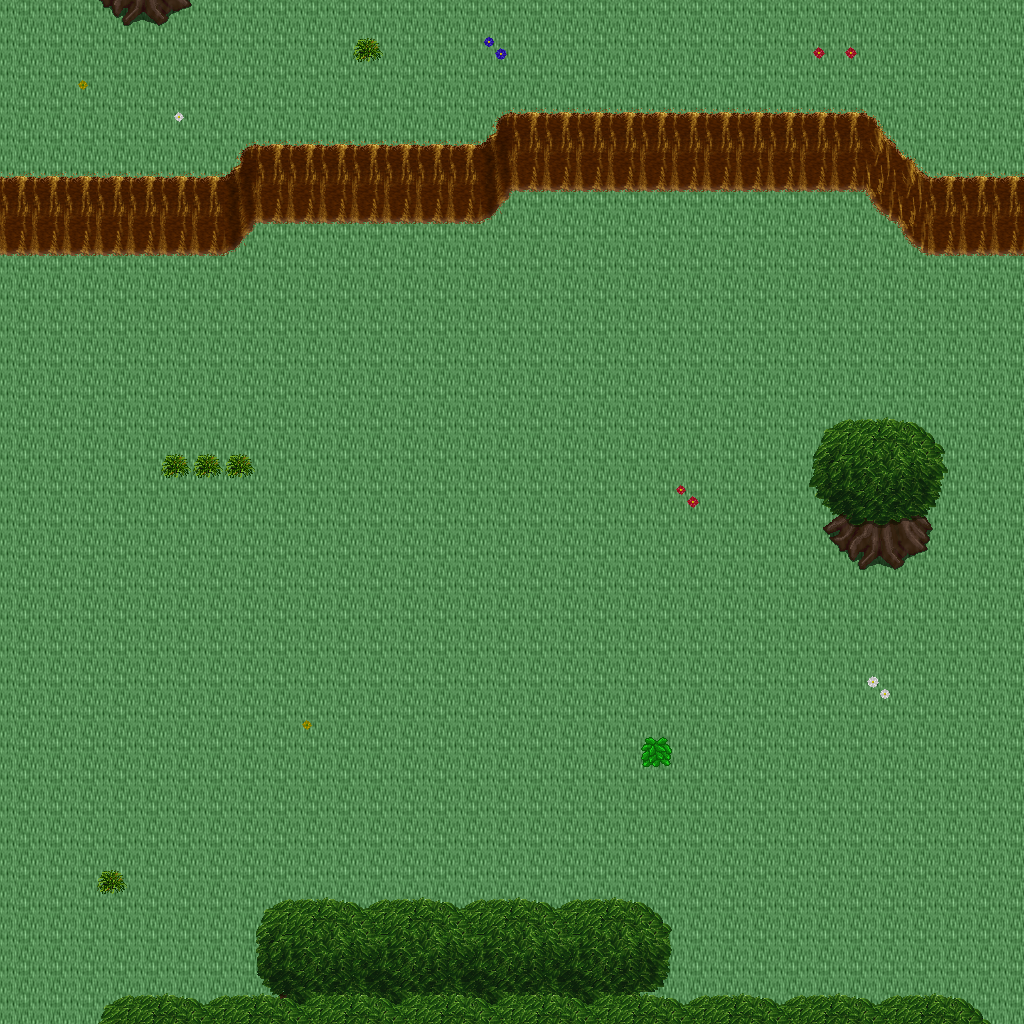

Below is a game level as drawn by its tile map, then a one-line description and the .tmx that defines it (tile-layer data replaced by summaries):
An orthogonal 32x32 tile map with 32x32 px tiles, 5 tile layers (Ground, Objects, Objects2, Above, ...), 1 hidden layer not drawn, 21 tilesets.

<map version="1.10" tiledversion="1.11.0" orientation="orthogonal" renderorder="right-down" width="32" height="32" tilewidth="32" tileheight="32" infinite="0" nextlayerid="11" nextobjectid="1">
 <tileset firstgid="1" name="ground_ground" tilewidth="32" tileheight="32" tilecount="33" columns="3">
  <image source="../drawable/ground_ground.png" width="96" height="352" />
 </tileset>
 <tileset firstgid="34" name="ground_water_pool" tilewidth="32" tileheight="32" tilecount="72" columns="3">
  <image source="../drawable/ground_water_pool.png" width="96" height="768" />
 </tileset>
 <tileset firstgid="106" name="ground_ridge_earth_dark" tilewidth="32" tileheight="32" tilecount="96" columns="12">
  <image source="../drawable/ground_ridge_earth_dark.png" width="384" height="256" />
 </tileset>
 <tileset firstgid="202" name="ground_grass_edges" tilewidth="32" tileheight="32" tilecount="36" columns="12">
  <image source="../drawable/ground_grass_edges.png" width="384" height="96" />
 </tileset>
 <tileset firstgid="238" name="ground_earth_edges" tilewidth="32" tileheight="32" tilecount="18" columns="6">
  <image source="../drawable/ground_earth_edges.png" width="192" height="96" />
 </tileset>
 <tileset firstgid="256" name="ground_grass_corners" tilewidth="32" tileheight="32" tilecount="24" columns="6">
  <image source="../drawable/ground_grass_corners.png" width="192" height="128" />
 </tileset>
 <tileset firstgid="280" name="plant_flower_daisy_blue" tilewidth="32" tileheight="32" tilecount="8" columns="2">
  <image source="../drawable/plant_flower_daisy_blue.png" width="64" height="128" />
 </tileset>
 <tileset firstgid="288" name="plant_flower_daisy_yellow" tilewidth="32" tileheight="32" tilecount="8" columns="2">
  <image source="../drawable/plant_flower_daisy_yellow.png" width="64" height="128" />
 </tileset>
 <tileset firstgid="296" name="plant_bush_bushes" tilewidth="32" tileheight="32" tilecount="10" columns="5">
  <image source="../drawable/plant_bush_bushes.png" width="160" height="64" />
 </tileset>
 <tileset firstgid="306" name="plant_flower_daisy_red" tilewidth="32" tileheight="32" tilecount="8" columns="2">
  <image source="../drawable/plant_flower_daisy_red.png" width="64" height="128" />
 </tileset>
 <tileset firstgid="314" name="plant_flower_daisy_white" tilewidth="32" tileheight="32" tilecount="8" columns="2">
  <image source="../drawable/plant_flower_daisy_white.png" width="64" height="128" />
 </tileset>
 <tileset firstgid="322" name="logic_collision" tilewidth="32" tileheight="32" tilecount="1" columns="1">
  <image source="../drawable/logic_collision.png" width="32" height="32" />
 </tileset>
 <tileset firstgid="323" name="plant_tree_tree_green" tilewidth="32" tileheight="32" tilecount="88" columns="8">
  <image source="../drawable/plant_tree_tree_green.png" width="256" height="352" />
 </tileset>
 <tileset firstgid="411" name="building_castle" tilewidth="32" tileheight="32" tilecount="320" columns="20">
  <image source="../drawable/building_castle.png" width="640" height="512" />
 </tileset>
 <tileset firstgid="731" name="object_tent" tilewidth="32" tileheight="32" tilecount="9" columns="3">
  <image source="../drawable/object_tent.png" width="96" height="96" />
 </tileset>
 <tileset firstgid="740" name="logic_item_sheepfood" tilewidth="32" tileheight="32" tilecount="1" columns="1">
  <image source="../drawable/logic_item_sheepfood.png" width="32" height="32" />
 </tileset>
 <tileset firstgid="741" name="logic_creature_fairy" tilewidth="32" tileheight="32" tilecount="4" columns="4">
  <image source="../drawable/logic_creature_fairy.png" width="128" height="32" />
 </tileset>
 <tileset firstgid="745" name="logic_item_resources" tilewidth="32" tileheight="32" tilecount="6" columns="6">
  <image source="../drawable/logic_item_resources.png" width="192" height="32" />
 </tileset>
 <tileset firstgid="751" name="logic_portal" tilewidth="32" tileheight="32" tilecount="24" columns="8">
  <image source="../drawable/logic_portal.png" width="256" height="96" />
 </tileset>
 <tileset firstgid="775" name="ground_green_paving" tilewidth="32" tileheight="32" tilecount="18" columns="3">
  <image source="../drawable/ground_green_paving.png" width="96" height="192" />
 </tileset>
 <tileset firstgid="793" name="logic_protection" tilewidth="32" tileheight="32" tilecount="2" columns="2">
  <image source="../drawable/logic_protection.png" width="64" height="32" />
 </tileset>
 <layer id="1" name="Ground" width="32" height="32">
  <data>[1024 cells, 1024 non-empty, 1 distinct tile ids]</data>
 </layer>
 <layer id="2" name="Objects" width="32" height="32">
  <data>[1024 cells, 124 non-empty, 27 distinct tile ids]</data>
 </layer>
 <layer id="3" name="Objects2" width="32" height="32">
  <data>[1024 cells, 0 non-empty, 0 distinct tile ids]</data>
 </layer>
 <layer id="4" name="Above" width="32" height="32">
  <data>[1024 cells, 85 non-empty, 36 distinct tile ids]</data>
 </layer>
 <layer id="5" name="Above2" width="32" height="32">
  <data>[1024 cells, 0 non-empty, 0 distinct tile ids]</data>
 </layer>
 <layer id="6" name="Walkable" width="32" height="32" visible="0">
  <data>[1024 cells, 125 non-empty, 1 distinct tile ids]</data>
 </layer>
 <objectgroup id="7" name="Mapevents" />
 <objectgroup id="8" name="Spawn" />
 <objectgroup id="9" name="Keys" />
 <objectgroup id="10" name="Replace" />
</map>
